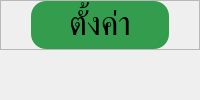
         <widget class="QWidget" name="setting_page">
          <layout class="QVBoxLayout" name="verticalLayout_28">
           <property name="spacing">
            <number>0</number>
           </property>
           <property name="leftMargin">
            <number>0</number>
           </property>
           <property name="topMargin">
            <number>0</number>
           </property>
           <property name="rightMargin">
            <number>0</number>
           </property>
           <property name="bottomMargin">
            <number>0</number>
           </property>
           <item>
            <widget class="QFrame" name="setting_title_group">
             <property name="maximumSize">
              <size>
               <width>16777215</width>
               <height>80</height>
              </size>
             </property>
             <property name="frameShape">
              <enum>QFrame::Shape::StyledPanel</enum>
             </property>
             <property name="frameShadow">
              <enum>QFrame::Shadow::Raised</enum>
             </property>
             <layout class="QHBoxLayout" name="horizontalLayout_56">
              <property name="spacing">
               <number>0</number>
              </property>
              <property name="leftMargin">
               <number>30</number>
              </property>
              <property name="topMargin">
               <number>0</number>
              </property>
              <property name="rightMargin">
               <number>30</number>
              </property>
              <property name="bottomMargin">
               <number>0</number>
              </property>
              <item>
               <widget class="QLabel" name="setting_title">
                <property name="maximumSize">
                 <size>
                  <width>16777215</width>
                  <height>50</height>
                 </size>
                </property>
                <property name="font">
                 <font>
                  <family>Kanit</family>
                  <pointsize>25</pointsize>
                 </font>
                </property>
                <property name="styleSheet">
                 <string notr="true">background-color: rgb(52, 157, 77);
border-radius: 15px;</string>
                </property>
                <property name="text">
                 <string>ตั้งค่า</string>
                </property>
                <property name="alignment">
                 <set>Qt::AlignmentFlag::AlignCenter</set>
                </property>
               </widget>
              </item>
             </layout>
            </widget>
           </item>
           <item>
            <widget class="QFrame" name="setting_group"/>
           </item>
          </layout>
         </widget>
